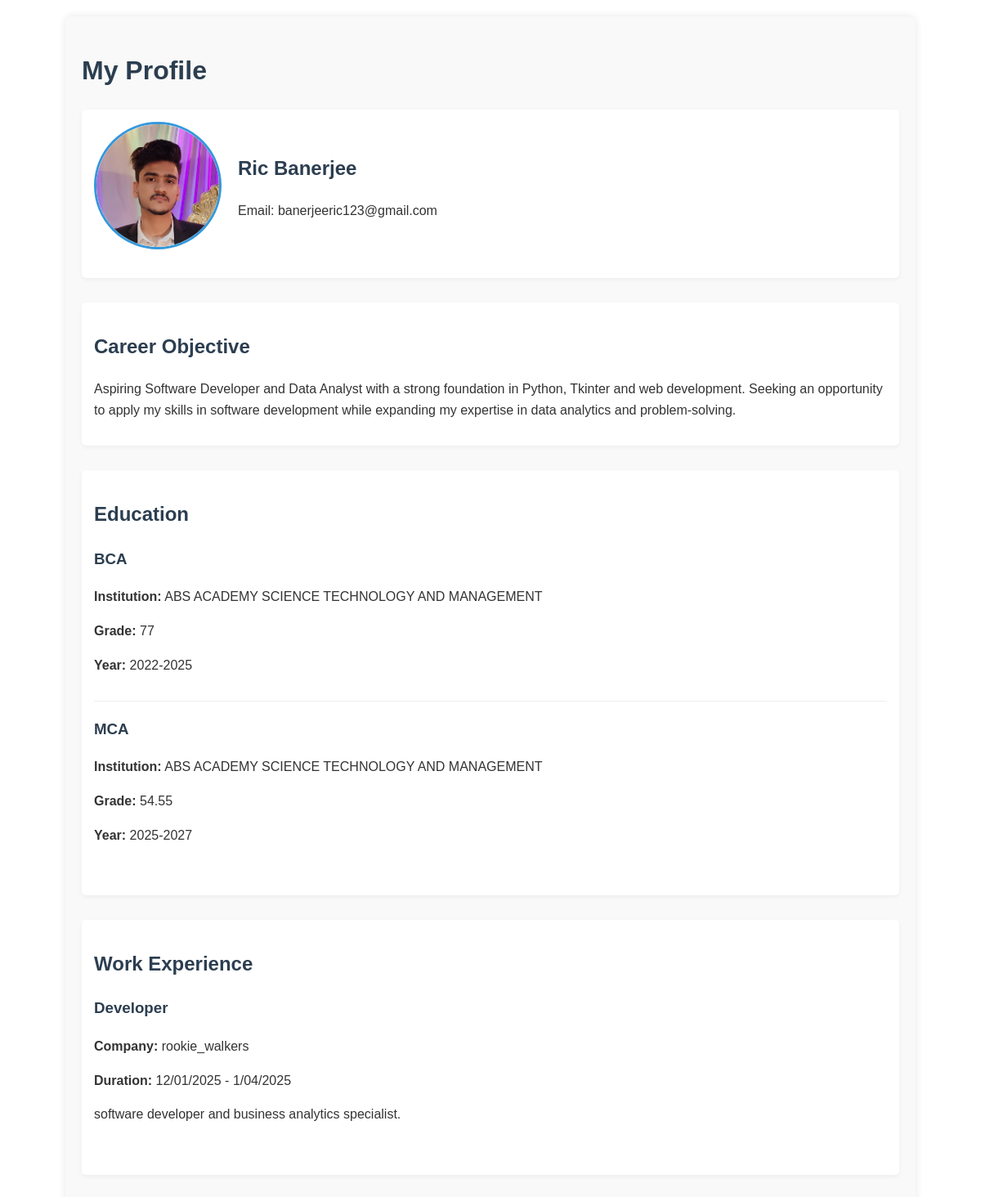
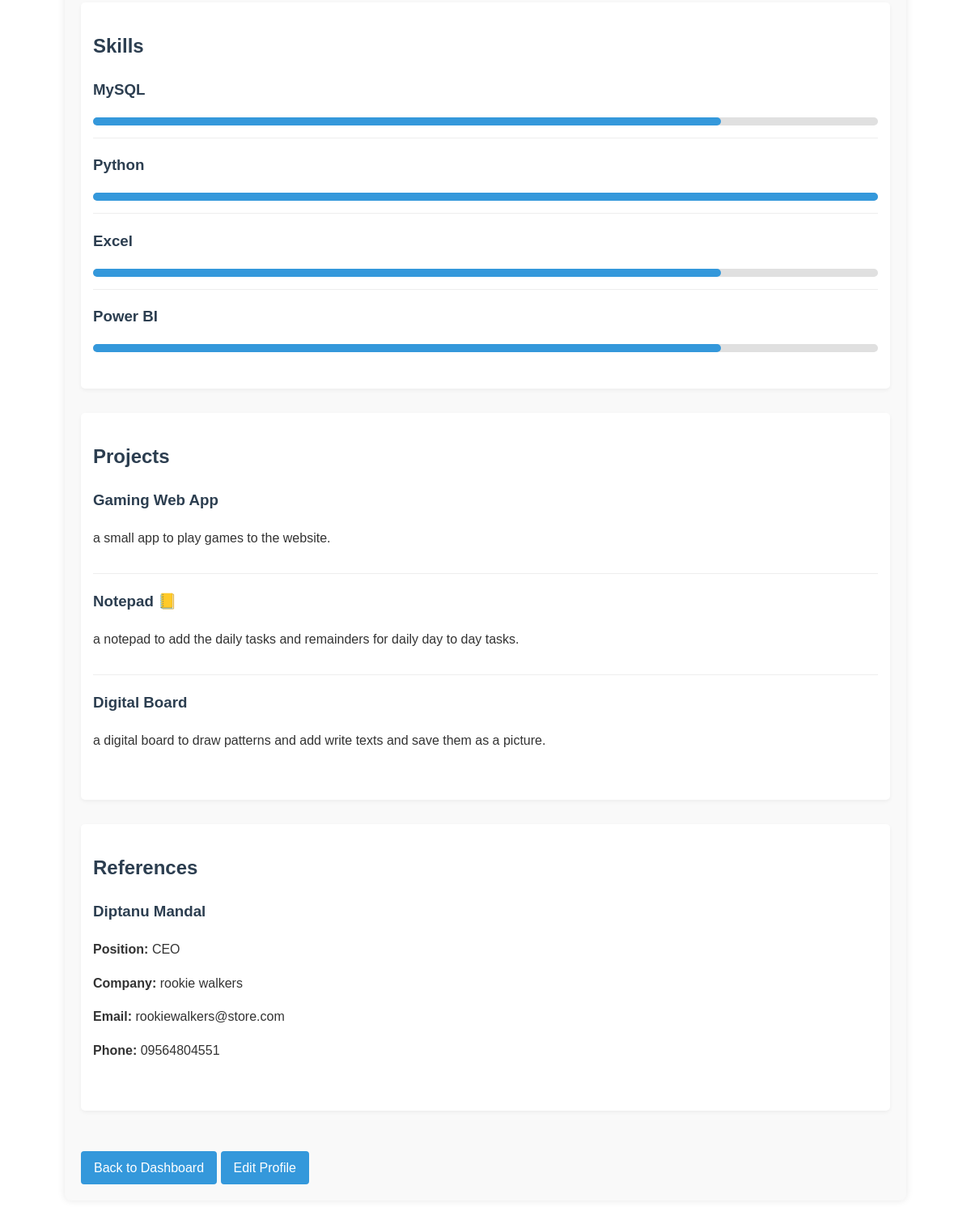
/my-profile (signed in), run on the app's committed database (2 pictures, top to bottom).
### app.py (models this page shows, shortened)
class User(db.Model):
    id = db.Column(db.Integer, primary_key=True)
    name = db.Column(db.String(100), nullable=False)
    email = db.Column(db.String(100), unique=True)
    password = db.Column(db.String(100))
    personal_details = db.relationship('PersonalDetails', backref='user', lazy=True, uselist=False)
    educations = db.relationship('Education', backref='user', lazy=True)
    experiences = db.relationship('Experience', backref='user', lazy=True)
    skills = db.relationship('Skill', backref='user', lazy=True)
    projects = db.relationship('Project', backref='user', lazy=True)
    objective = db.relationship('Objective', backref='user', lazy=True, uselist=False)
    references = db.relationship('Reference', backref='user', lazy=True)
    saved_templates = db.relationship('SavedTemplate', backref='user', lazy=True)

class PersonalDetails(db.Model):
    id = db.Column(db.Integer, primary_key=True)
    name = db.Column(db.String(100))
    address = db.Column(db.Text)
    email = db.Column(db.String(100))
    phone = db.Column(db.String(20))
    photo = db.Column(db.String(255))
    user_id = db.Column(db.Integer, db.ForeignKey('user.id'), nullable=False)

class Objective(db.Model):
    id = db.Column(db.Integer, primary_key=True)
    objective_text = db.Column(db.Text)
    user_id = db.Column(db.Integer, db.ForeignKey('user.id'), nullable=False)

class Education(db.Model):
    id = db.Column(db.Integer, primary_key=True)
    course = db.Column(db.String(100))
    school = db.Column(db.String(100))
    grade = db.Column(db.String(50))
    year = db.Column(db.String(20))
    user_id = db.Column(db.Integer, db.ForeignKey('user.id'), nullable=False)

class Experience(db.Model):
    id = db.Column(db.Integer, primary_key=True)
    company = db.Column(db.String(100))
    job_title = db.Column(db.String(100))
    start_date = db.Column(db.String(50))
    end_date = db.Column(db.String(50))
    details = db.Column(db.Text)
    user_id = db.Column(db.Integer, db.ForeignKey('user.id'), nullable=False)

class Skill(db.Model):
    id = db.Column(db.Integer, primary_key=True)
    skill_name = db.Column(db.String(100))
    skill_level = db.Column(db.Integer)
    user_id = db.Column(db.Integer, db.ForeignKey('user.id'), nullable=False)

class Project(db.Model):
    id = db.Column(db.Integer, primary_key=True)
    project_title = db.Column(db.String(100))
    project_description = db.Column(db.Text)
    user_id = db.Column(db.Integer, db.ForeignKey('user.id'), nullable=False)

class Reference(db.Model):
    id = db.Column(db.Integer, primary_key=True)
    referee_name = db.Column(db.String(100))
    referee_job = db.Column(db.String(100))
    referee_company = db.Column(db.String(100))
    referee_email = db.Column(db.String(100))
    referee_phone = db.Column(db.String(20))
    user_id = db.Column(db.Integer, db.ForeignKey('user.id'), nullable=False)

### app.py (the view)
@app.route('/my-profile')
def my_profile():
    if 'email' not in session:
        return redirect('/login')
    user = get_current_user()
    if not user:
        return redirect('/login')
    user_details = {
        "user": user,
        "personal": PersonalDetails.query.filter_by(user_id=user.id).first(),
        "education": Education.query.filter_by(user_id=user.id).all(),
        "experience": Experience.query.filter_by(user_id=user.id).all(),
        "skills": Skill.query.filter_by(user_id=user.id).all(),
        "projects": Project.query.filter_by(user_id=user.id).all(),
        "objective": Objective.query.filter_by(user_id=user.id).first(),
        "references": Reference.query.filter_by(user_id=user.id).all(),
    }
    return render_template('my_profile.html', user_data=user_details)

### app.py (called while the page is built)
def get_current_user():
    if 'email' in session:
        return User.query.filter_by(email=session['email']).first()
    return None

### templates/my_profile.html (shortened to what this page needs)
<!DOCTYPE html>
<html lang="en">
<head>
    <link rel = "stylesheet" href = "../static/css/my_profile.css">
</head>
<body>
    <div class="container">
        <h1>My Profile</h1>
        <div class="section">
            <div class="profile-header">
                {% if user_data.personal and user_data.personal.photo %}
                {% set photo_path = user_data.personal.photo.replace('\\', '/').split('�')[0] %}
                <img src="{{ url_for('static', filename=photo_path) }}" alt="Profile Photo" class="profile-photo">
                {% else %}
                <div class="profile-photo" style="background-color: #3498db; display: flex; align-items: center; justify-content: center; color: white; font-size: 48px;">
                    {{ user_data.user.name[0].upper() }}
                </div>
                {% endif %}
                <div class="profile-info">
                    <h2>{{ user_data.user.name }}</h2>
                    {% if user_data.personal %}
                        <p>Email: {{ user_data.personal.email or user_data.user.email }}</p>
                    {% else %}
                        <p>Email: {{ user_data.user.email }}</p>
                        <p><em>No additional personal details provided</em></p>
                    {% endif %}
                </div>
            </div>
        </div>
        {% if user_data.objective %}
        <div class="section">
            <h2>Career Objective</h2>
            <p>{{ user_data.objective.objective_text }}</p>
        </div>
        {% endif %}
        {% if user_data.education %}
        <div class="section">
            <h2>Education</h2>
            {% for edu in user_data.education %}
            <div class="item">
                <h3>{{ edu.course }}</h3>
                <p><strong>Institution:</strong> {{ edu.school }}</p>
                <p><strong>Grade:</strong> {{ edu.grade }}</p>
                <p><strong>Year:</strong> {{ edu.year }}</p>
            </div>
            {% endfor %}
        </div>
        {% endif %}
        {% if user_data.experience %}
        <div class="section">
            <h2>Work Experience</h2>
            {% for exp in user_data.experience %}
            <div class="item">
                <h3>{{ exp.job_title }}</h3>
                <p><strong>Company:</strong> {{ exp.company }}</p>
                <p><strong>Duration:</strong> {{ exp.start_date }} - {{ exp.end_date }}</p>
                <p>{{ exp.details }}</p>
            </div>
            {% endfor %}
        </div>
        {% endif %}
        {% if user_data.skills %}
        <div class="section">
            <h2>Skills</h2>
            {% for skill in user_data.skills %}
            <div class="item">
                <h3>{{ skill.skill_name }}</h3>
                <div class="skill-bar">
                    <div class="skill-level" style="width: {{ skill.skill_level * 20 }}%;"></div>
                </div>
            </div>
            {% endfor %}
        </div>
        {% endif %}
        {% if user_data.projects %}
        <div class="section">
            <h2>Projects</h2>
            {% for project in user_data.projects %}
            <div class="item">
                <h3>{{ project.project_title }}</h3>
                <p>{{ project.project_description }}</p>
            </div>
            {% endfor %}
        </div>
        {% endif %}
        {% if user_data.references %}
        <div class="section">
            <h2>References</h2>
            {% for ref in user_data.references %}
            <div class="item">
                <h3>{{ ref.referee_name }}</h3>
                <p><strong>Position:</strong> {{ ref.referee_job }}</p>
                <p><strong>Company:</strong> {{ ref.referee_company }}</p>
                <p><strong>Email:</strong> {{ ref.referee_email }}</p>
                <p><strong>Phone:</strong> {{ ref.referee_phone }}</p>
            </div>
            {% endfor %}
        </div>
        {% endif %}
        <a href="/dashboard" class="btn">Back to Dashboard</a>
        <a href="/info_gathering" class="btn">Edit Profile</a>
    </div>
</body>
</html>

### static/css/my_profile.css (style rules this page uses)
body { font-family: Arial, sans-serif; line-height: 1.6; margin: 0; padding: 20px; color: #333; }
.container { max-width: 1000px; margin: 0 auto; padding: 20px; background-color: #f9f9f9; border-radius: 8px; box-shadow: 0 0 10px rgba(0,0,0,0.1); }
h1, h2, h3 { color: #2c3e50; }
.section { margin-bottom: 30px; padding: 15px; background-color: white; border-radius: 5px; box-shadow: 0 2px 5px rgba(0,0,0,0.05); }
.profile-header { display: flex; align-items: center; margin-bottom: 20px; }
.profile-photo { width: 150px; height: 150px; border-radius: 50%; object-fit: cover; margin-right: 20px; border: 3px solid #3498db; }
.profile-info { flex-grow: 1; }
.item { margin-bottom: 15px; padding-bottom: 15px; border-bottom: 1px solid #eee; }
.item:last-child { border-bottom: none; }
.skill-bar { height: 10px; background-color: #e0e0e0; border-radius: 5px; margin-top: 5px; }
.skill-level { height: 100%; background-color: #3498db; border-radius: 5px; }
.btn { display: inline-block; padding: 8px 16px; background-color: #3498db; color: white; text-decoration: none; border-radius: 4px; margin-top: 20px; }

### data on the page
User: user.name "Ric Banerjee"
PersonalDetails: personal "banerjeeric123@gmail.com"
Objective: objective.objective_text "Aspiring Software Developer and Data Analyst with a strong foundation in Python, Tkinter and web development. Seeking an opportunity to apply my skills in software development while expanding my expertise in data analytics and problem-solving."
Education: course "BCA", school "ABS ACADEMY SCIENCE TECHNOLOGY AND MANAGEMENT", grade "77", year "2022-2025"
Education: course "MCA", school "ABS ACADEMY SCIENCE TECHNOLOGY AND MANAGEMENT", grade "54.55", year "2025-2027"
Experience: job_title "Developer", company "rookie_walkers", start_date "12/01/2025", end_date "1/04/2025", details "software developer and business analytics specialist."
Skill: skill_name "MySQL", skill_level 4 (drawn)
Skill: skill_name "Python", skill_level 5 (drawn)
Skill: skill_name "Excel", skill_level 4 (drawn)
Skill: skill_name "Power BI", skill_level 4 (drawn)
Project: project_title "Gaming Web App", project_description "a small app to play games to the website."
Project: project_title "Notepad 📒", project_description "a notepad to add the daily tasks and remainders for daily day to day tasks."
Project: project_title "Digital Board", project_description "a digital board to draw patterns and add write texts and save them as a picture."
Reference: referee_name "Diptanu Mandal", referee_job "CEO", referee_company "rookie walkers", referee_email "rookiewalkers@store.com", referee_phone "09564804551"
